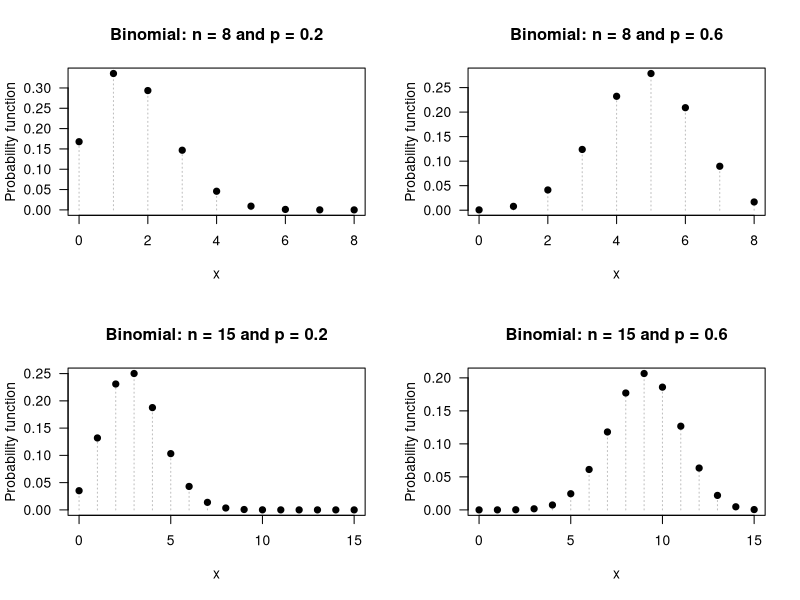
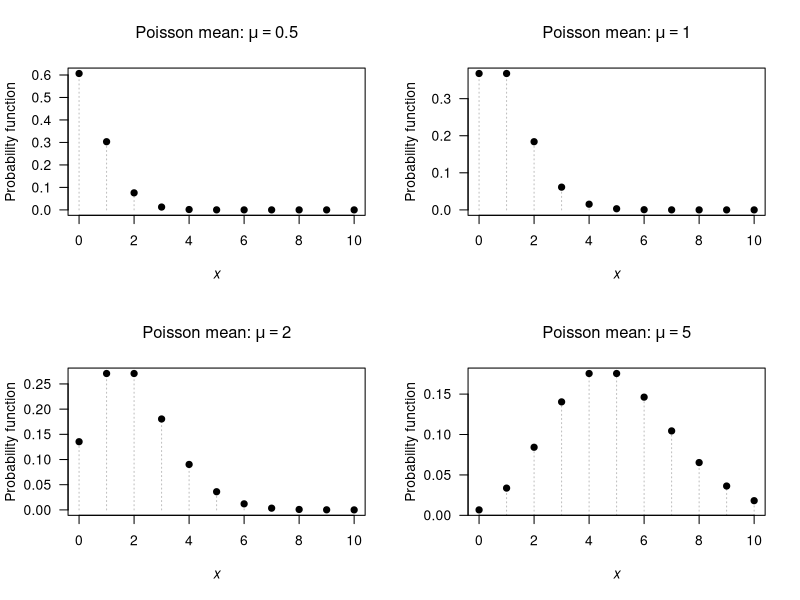
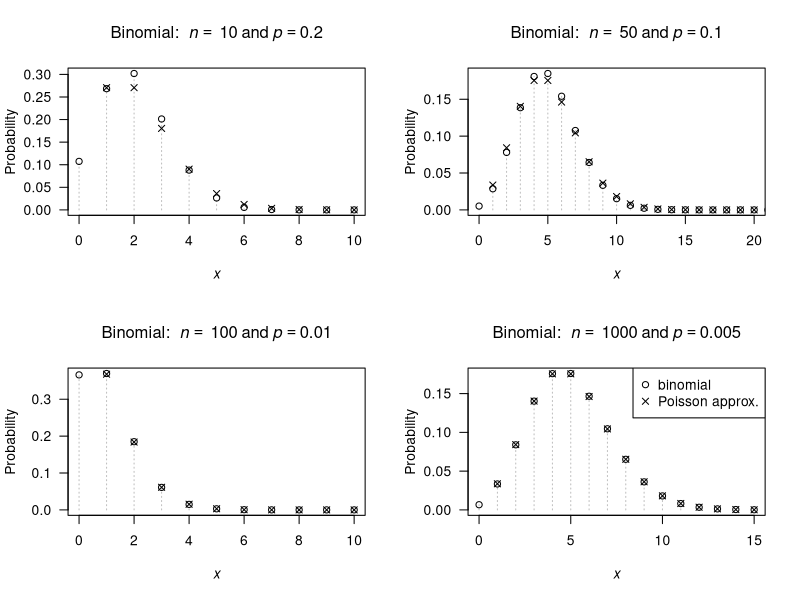
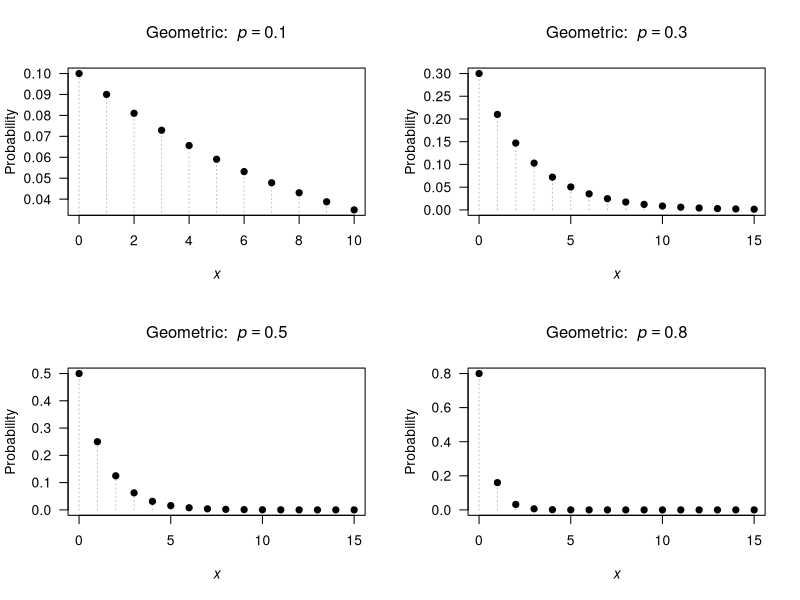
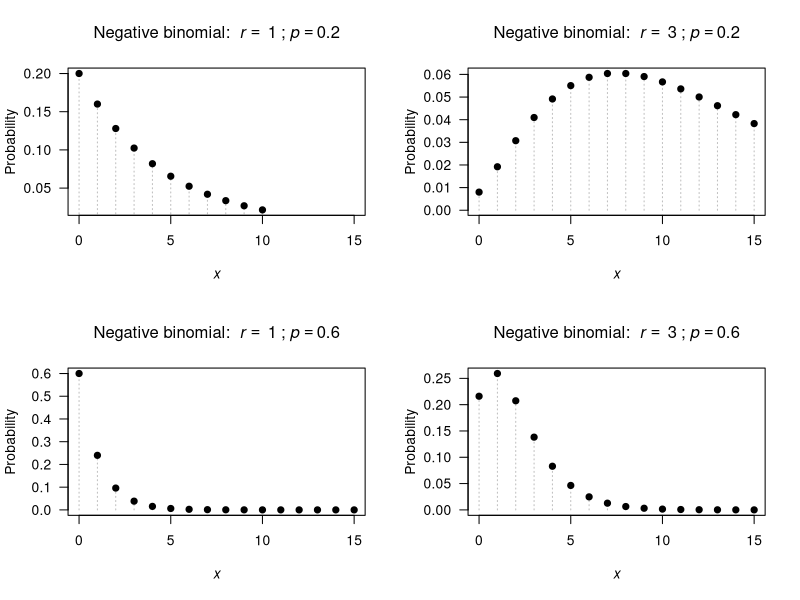
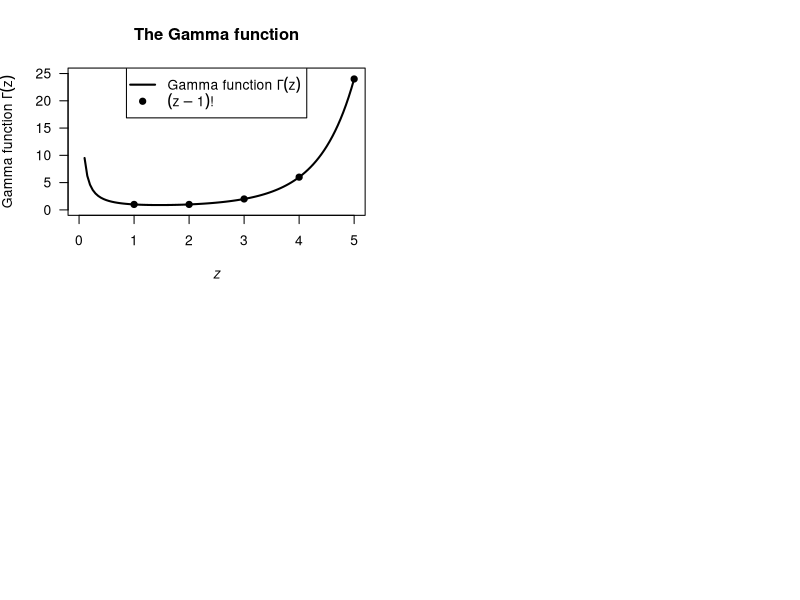

R code for these plots, in order:
## ---- chunk 1
par( mfrow = c(2, 2))

n <- c(8, 8, 
       15, 15)
p <- c(0.2, 0.6, 
       0.2, 0.6)

for (i in (1:4)) {
  x <-  0:n[i]
  y <- dbinom(x, 
              size = n[i],
              prob = p[i])
  
   plot( x = x,
         y = y,
         xlab = "x",
         ylab = "Probability function",
         main = paste("Binomial: n =", n[i], "and p =", p[i]),
         las = 1,
         lty = 3,
         col = "grey",
         type = "h")
  points(x = x,
         y = y,
         pch = 19)
  
}
## ---- chunk 2
par( mfrow = c(2, 2))

xmax <- 10
mu <- c(0.5, 1, 2, 5)

for (i in (1:4)) {
  muvalue <- mu[i]
  x <-  0:xmax
  y <- dpois(x, 
             lambda = muvalue )
  
   plot( x = x,
         y = y,
         xlim = c(0, xmax),
         xlab = expression(italic(x)),
         ylab = "Probability function",
         main = bquote("Poisson mean:" ~ mu == .(muvalue)),
         las = 1,
         lty = 3,
         col = "grey",
         type = "h")
  points(x = x,
         y = y,
         pch = 19)
  
}
## ---- chunk 3
BombTable <- array( dim = c(8, 4))
colnames(BombTable) <- c("Hits",
                         "Number bombs",
                         "Proportion bombs",
                         "Poisson proportion")
BombTable[, 1] <- 0:7
BombTable[, 2] <- c(229,
                    211,
                    93,
                    35,
                    7,
                    0,
                    0,
                    1)
BombTable[, 3] <- round(BombTable[, 2] / sum(BombTable[, 2]), 4)
lambda <- sum( BombTable[, 1] * BombTable[, 3])

BombTable[, 4] <- dpois(0:7,
                        lambda = lambda )
BombTable[, 4] <- round( BombTable[, 4], 4)
BombTable[ 8, 4] <- 1 - sum( BombTable[1:7, 4])

knitr::kable(BombTable,
             caption = "The number of flying bomb hits on London during World War II in a 36 square kilometre area of South London. The proportion of the 576 grid squares receiving 0, 1, ...hits was also computed. The observed and empirical probabilities are shown. The Poisson distribution fits the data  well.")
## ---- chunk 4
par( mfrow = c(2, 2))

n <- c(10, 50, 
       100, 1000)
p <- c(0.2, 0.1, 
       0.010, 0.005)
xmax <- c(10, 20, 
          10, 15)

for (i in (1:4)) {
   pValue <- p[i]
   nValue <- n[i]
   
  x <-  0:n[i]
  y <- dbinom(x, 
              size = n[i],
              prob = p[i])
  
   plot( x = x,
         y = y,
         xlim = c(0, xmax[i]),
         xlab = expression(italic(x)),
         ylab = "Probability",
         main = bquote("Binomial: " ~ italic(n) == ~ .(nValue) ~ "and" ~ italic(p) == .(pValue) ),
         las = 1,
         lty = 3,
         col = "grey",
         type = "h")
  points(x = x,
         y = y,
         pch = 1)

  muPoisson <- nValue * pValue
  xValues <- 1:xmax[i]
  points( x = xValues,
          y = dpois(xValues,
                    lambda = muPoisson),
          pch = 4)
  
  if (i == 4 ){
    legend("topright", 
           pch = c(1, 4),
           legend = c("binomial",
                      "Poisson approx."))
  }
  
}

## ---- chunk 5
par( mfrow = c(2, 2))

xmax <- c(10, 15, 15, 15)
p <- c(0.1, 0.3, 
       0.5, 0.8)

for (i in (1:4)) {
  pValue <- p[i]
  x <-  0:n[i]
  y <- dgeom(x,
             prob = pValue)
  
   plot( x = x,
         y = y,
         xlim = c(0, xmax[i]),
         xlab = expression(italic(x)),
         ylab = "Probability",
         main = bquote("Geometric: " ~ italic(p) == .(pValue) ),
                  las = 1,
         col = "grey",
         lty = 3,
         type = "h")
  points(x = x,
         y = y,
         pch = 19)
  
}

## ---- chunk 6
sum( dgeom( x = 1:19, 
            prob = 0.02))
pgeom(q = 18, 
      prob = 0.02) # i.e., up to 18 failures at p=0.02
## ---- chunk 7
par( mfrow = c(2, 2))
xmax <- 15

r <- c(1, 3, 
       1, 3)
p <- c(0.2, 0.2, 
       0.6, 0.6)

for (i in (1:4)) {
  rValue <- r[i]
  pValue <- p[i]
  
  x <-  0:n[i]
  y <- dnbinom(x, 
              size = r[i],
              prob = p[i])
  
   plot( x = x,
         y = y,
         xlim = c(0, xmax),
         xlab = expression(italic(x)),
         ylab = "Probability",
         main = bquote("Negative binomial: " ~ italic(r) == ~ .(rValue) ~ ";" ~ italic(p) == .(pValue) ),
         las = 1,
         lty = 3,
         col = "grey",
         type = "h")
  points(x = x,
         y = y,
         pch = 19)
  
}

## ---- chunk 8
x.values <- seq(1, 100, 
                by = 1)
1 - sum(dnbinom( x.values, 
                 size = 10, 
                 prob = 0.15))
## ---- chunk 9

xPoints <- 1:5
xCont <- seq(0.1, 5, 
             length = 100)

plot( x = c(0, 5),
      y = c(0, 25),
      type = "n",
      las = 1,
      xlab = expression(italic(z)),
      ylab = bquote("Gamma function" ~ Gamma(z)),
      main = "The Gamma function")
lines( x = xCont,
       y = gamma(xCont),
       lwd = 2)
points(x = xPoints,
       y = gamma(xPoints),
       pch = 19)
legend("top",
       pch = c(NA, 19),
       lty = c(1, NA),
       lwd = c(2, NA),
       legend = c(bquote("Gamma function" ~ Gamma(z)),
                  expression(paste( group("(", list(z - 1),")"), "!" ) ) ) )
## ---- chunk 10
pnbinom(360, 
        size = 5, 
        prob = 0.02)
